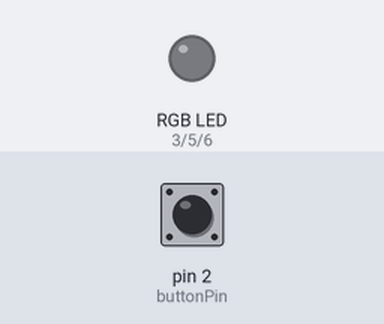
Simulated run of this sketch. Board: Arduino Uno, built with avr-gcc and run on an emulated ATmega328P. Parts: an RGB LED mixed from three pins (HIGH = lit). Inputs (shaded band) come from the test bench; at power-on: pin 2 (buttonPin) HIGH.

Above: at 1.2 s.
1.3 s: pin 2 (buttonPin) pulled LOW for 0.15 s
At 2.2 s:
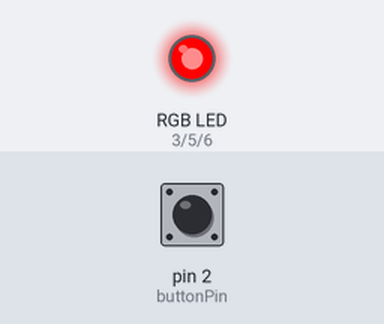
3.0 s: pin 2 (buttonPin) pulled LOW for 1 s
At 5.2 s:
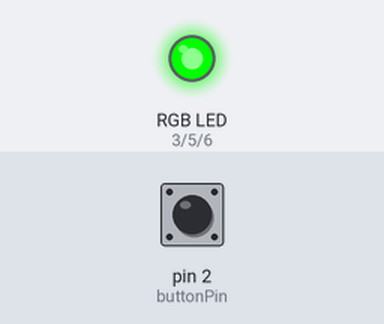
5.5 s: pin 2 (buttonPin) pulled LOW for 3.2 s
At 10.1 s:
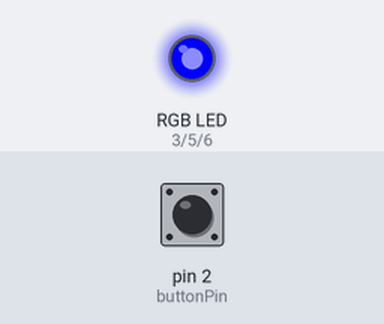
Timing chart, 0 to 11.6 s (numbered marks = the images above; inputs shaded):
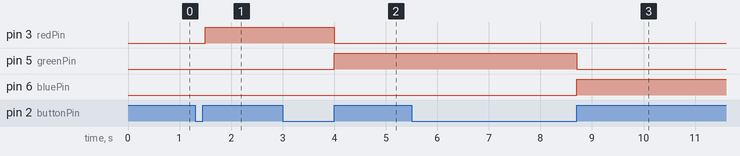

Measured:
- after the input at 1.3 s, pin 3 (redPin): LOW → HIGH after 0.20 s
- after the input at 3.0 s, pin 3 (redPin): HIGH → LOW after 1.0 s; pin 5 (greenPin): LOW → HIGH after 1.0 s
- after the input at 5.5 s, pin 5 (greenPin): HIGH → LOW after 3.2 s; pin 6 (bluePin): LOW → HIGH after 3.2 s

The sketch:

busy_light.ino
```cpp
/////////Resources///////////
// https://learn.adafruit.com/adafruit-arduino-lesson-3-rgb-leds/arduino-sketch
// https://cdn-shop.adafruit.com/datasheets/FD-5WSRGB-A.pdf
// https://programmingelectronics.com/make-one-button-functionality-two-arduino/
// Ohm's Law: I = V/R

/////////Declare and Initialize Variables////////////////////////////

//We need to track how long the momentary pushbutton is held in order to execute different commands
//This value will be recorded in seconds
float pressLength_milliSeconds = 0;

// Define the *minimum* length of time, in milli-seconds, that the button must be pressed for a particular option to occur
int red_milliSeconds = 100;
int green_milliSeconds = 1000;
int blue_milliSeconds = 2000;
int off_milliSeconds = 4000;

//The Pin your button is attached to
int buttonPin = 2;


int redPin= 3;
int greenPin = 5;
int bluePin = 6;

void setup() {
  // Initialize the pushbutton pin as an input pullup
  // Keep in mind, when pin 2 has ground voltage applied, we know the button is being pressed
  pinMode(buttonPin, INPUT_PULLUP);
  //set the LEDs pins as outputs
  pinMode(redPin, OUTPUT);
  pinMode(greenPin, OUTPUT);
  pinMode(bluePin, OUTPUT);
}

void loop() {

  //Record *roughly* the tenths of seconds the button in being held down
  while (digitalRead(buttonPin) == LOW ){
    delay(100);  //if you want more resolution, lower this number
    pressLength_milliSeconds = pressLength_milliSeconds + 100;
  }


  //Different if-else conditions are triggered based on the length of the button press
  //Start with the longest time option first

  //Turn Light Off
  if (pressLength_milliSeconds >= off_milliSeconds){
    setColor(0,0,0);
  }

  // Set Color to Blue
  else if(pressLength_milliSeconds >= blue_milliSeconds){
    setColor(0,0,255);
  }

  // Set Color to Green
  else if(pressLength_milliSeconds >= green_milliSeconds){
    setColor(0,255,0);
  }

  // Set Color to Red
  else if(pressLength_milliSeconds >= red_milliSeconds){
    setColor(255,0,0);
  }


  //every time through the loop, we need to reset the pressLength_Seconds counter
  pressLength_milliSeconds = 0;

} // close void loop

void setColor(int redValue, int greenValue, int blueValue) {
  analogWrite(redPin, redValue);
  analogWrite(greenPin, greenValue);
  analogWrite(bluePin, blueValue);
}
```
